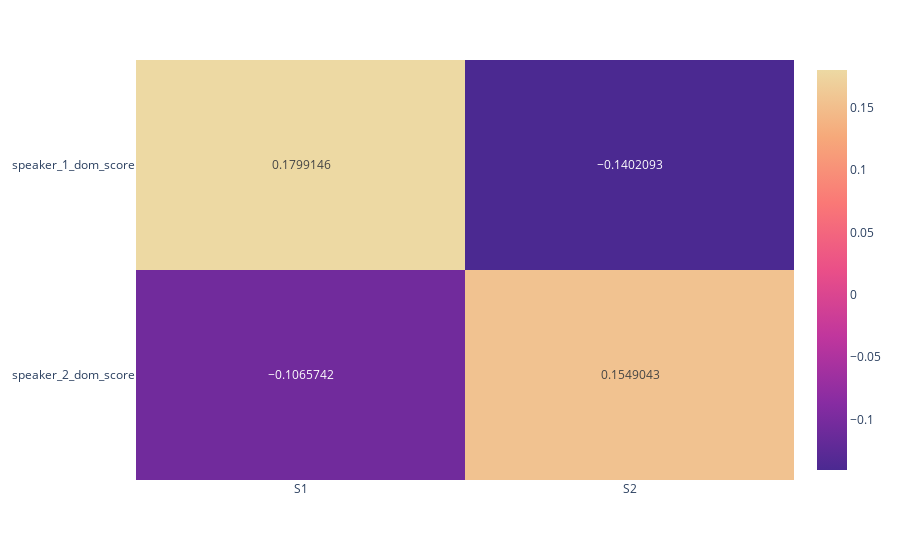
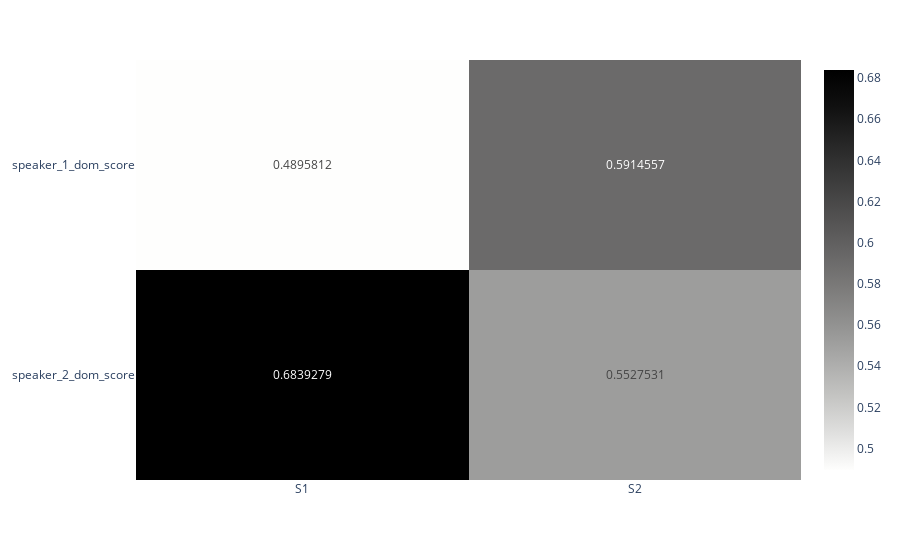
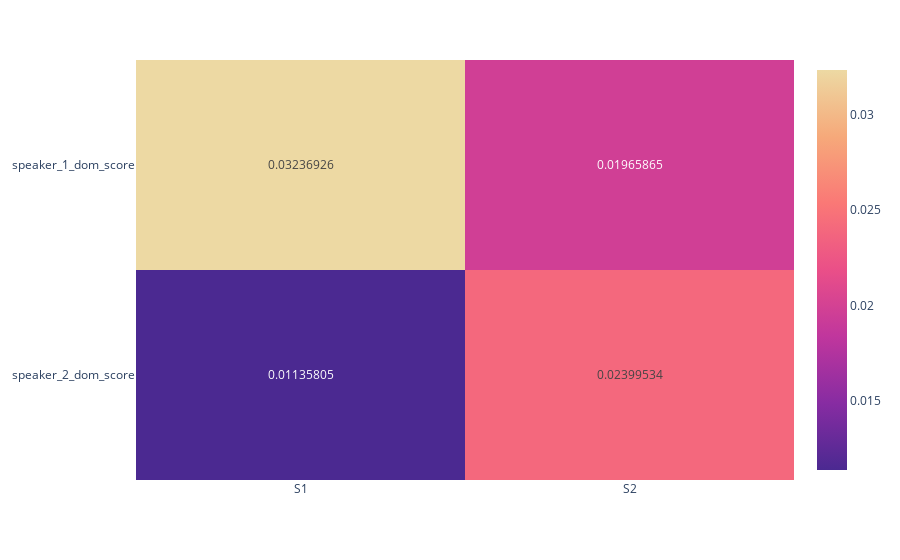

Here is the notebook cell these charts were saved with, in order:
### Code cell
y_s = final_df.iloc[:,-2:]
X = final_df.iloc[:,-5:-3]
col_1 = list(X.keys())
col_2 = list(y_s.keys())
corr, fig_corr, p, fig_p, fig_r2 = correlation(final_df)

### Figure 1 — Plotly figure (JSON) as saved in the notebook; plotly's stock layout.template omitted (floating-point values rounded to 4 significant figures)
{"data": [{"coloraxis": "coloraxis", "hovertemplate": "x: %{x}<br>y: %{y}<br>color: %{z}<extra></extra>", "name": "0", "texttemplate": "%{z}", "type": "heatmap", "x": ["S1", "S2"], "xaxis": "x", "y": ["speaker_1_dom_score", "speaker_2_dom_score"], "yaxis": "y", "z": [[0.1799, -0.1402], [-0.1066, 0.1549]]}], "layout": {"coloraxis": {"colorscale": [[0, "rgb(75, 41, 145)"], [0.1667, "rgb(135, 44, 162)"], [0.3333, "rgb(192, 54, 157)"], [0.5, "rgb(234, 79, 136)"], [0.6667, "rgb(250, 120, 118)"], [0.8333, "rgb(246, 169, 122)"], [1, "rgb(237, 217, 163)"]]}, "margin": {"t": 60}, "xaxis": {"anchor": "y", "domain": [0, 1]}, "yaxis": {"anchor": "x", "autorange": "reversed", "domain": [0, 1]}}}

### Figure 2 — Plotly figure (JSON) as saved in the notebook; plotly's stock layout.template omitted (floating-point values rounded to 4 significant figures)
{"data": [{"coloraxis": "coloraxis", "hovertemplate": "x: %{x}<br>y: %{y}<br>color: %{z}<extra></extra>", "name": "0", "texttemplate": "%{z}", "type": "heatmap", "x": ["S1", "S2"], "xaxis": "x", "y": ["speaker_1_dom_score", "speaker_2_dom_score"], "yaxis": "y", "z": [[0.4896, 0.5915], [0.6839, 0.5528]]}], "layout": {"coloraxis": {"colorscale": [[0, "rgb(254, 254, 253)"], [0.09091, "rgb(224, 224, 223)"], [0.1818, "rgb(197, 197, 195)"], [0.2727, "rgb(171, 171, 170)"], [0.3636, "rgb(146, 146, 145)"], [0.4545, "rgb(124, 123, 122)"], [0.5455, "rgb(102, 101, 101)"], [0.6364, "rgb(81, 80, 80)"], [0.7273, "rgb(59, 59, 59)"], [0.8182, "rgb(38, 38, 38)"], [0.9091, "rgb(16, 16, 16)"], [1, "rgb(0, 0, 0)"]]}, "margin": {"t": 60}, "xaxis": {"anchor": "y", "domain": [0, 1]}, "yaxis": {"anchor": "x", "autorange": "reversed", "domain": [0, 1]}}}

### Figure 3 — Plotly figure (JSON) as saved in the notebook; plotly's stock layout.template omitted (floating-point values rounded to 4 significant figures)
{"data": [{"coloraxis": "coloraxis", "hovertemplate": "x: %{x}<br>y: %{y}<br>color: %{z}<extra></extra>", "name": "0", "texttemplate": "%{z}", "type": "heatmap", "x": ["S1", "S2"], "xaxis": "x", "y": ["speaker_1_dom_score", "speaker_2_dom_score"], "yaxis": "y", "z": [[0.03237, 0.01966], [0.01136, 0.024]]}], "layout": {"coloraxis": {"colorscale": [[0, "rgb(75, 41, 145)"], [0.1667, "rgb(135, 44, 162)"], [0.3333, "rgb(192, 54, 157)"], [0.5, "rgb(234, 79, 136)"], [0.6667, "rgb(250, 120, 118)"], [0.8333, "rgb(246, 169, 122)"], [1, "rgb(237, 217, 163)"]]}, "margin": {"t": 60}, "xaxis": {"anchor": "y", "domain": [0, 1]}, "yaxis": {"anchor": "x", "autorange": "reversed", "domain": [0, 1]}}}
